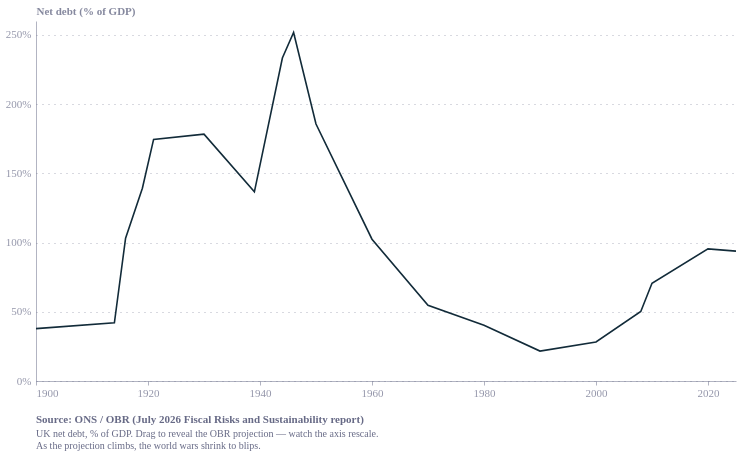

Here is the notebook cell this chart was saved with:
### Code cell
import pandas as pd
import numpy as np
import altair as alt
from ecostyles import EcoStyles

styles = EcoStyles(); styles.register_and_enable_theme()

# history (paste full series) + projection, as ONE series so the axis rescales together
rows = """1900,37.8
1914,42
1916,103.1
1919,139.2
1921,174.5
1930,178.3
1939,136.6
1944,233.3
1946,251.7
1950,185.6
1960,102.4
1970,54.7
1980,40.3
1990,21.6
2000,28.2
2008,50.2
2010,70.6
2020,95.4
2025,93.8"""
hist = pd.DataFrame([r.split(",") for r in rows.strip().split("\n")], columns=["year","value"])
hist["year"]=hist["year"].astype(int); hist["value"]=hist["value"].astype(float)
hist["seg"]="History"

# OBR worst-case projection (use your exact FRS 5.3 annual values)
yrs=list(range(2026,2076))
proj_v=np.interp(yrs,[2026,2035,2045,2055,2065,2075],[95,131,207,334,563,1019])
proj=pd.DataFrame({"year":yrs,"value":proj_v,"seg":"Projection"})

df=pd.concat([hist,proj],ignore_index=True)
df["date"]=pd.to_datetime(df["year"],format="%Y")

# slider — drives BOTH the filter and (via auto-scale) the axis
slider=alt.binding_range(min=2025,max=2075,step=1,name="Show to year: ")
endYear=alt.param(name="endYear",value=2025,bind=slider)

base=alt.Chart(df).transform_filter(alt.datum.year<=endYear)

# history line (ink) + projection line (red dashed), NO fixed y-domain -> auto-rescales
hist_line=base.transform_filter(alt.datum.seg=="History").mark_line(
    strokeWidth=1.6,color="#122b39").encode(
    x=alt.X("date:T",axis=alt.Axis(format="%Y",tickCount=8),title=None),
    y=alt.Y("value:Q",scale=alt.Scale(zero=True),title="Net debt (% of GDP)",
            axis=alt.Axis(labelExpr="datum.label + '%'")))
proj_line=base.transform_filter(alt.datum.seg=="Projection").mark_line(
    strokeWidth=1.8,strokeDash=[4,3],color="#E6224B").encode(
    x="date:T",y="value:Q")

caption=alt.Title(
    text="Source: ONS / OBR (July 2026 Fiscal Risks and Sustainability report)",
    subtitle=["UK net debt, % of GDP. Drag to reveal the OBR projection — watch the axis rescale.",
              "As the projection climbs, the world wars shrink to blips."],
    orient="bottom",anchor="start",fontSize=11,subtitleFontSize=10,
    color="#676A86",subtitleColor="#676A86",dy=12)

chart=((hist_line+proj_line).add_params(endYear)
    .properties(width=700,height=360,title=caption)
    .configure(background="white",font="Circular Std")
    .configure_view(fill="transparent",stroke="transparent"))

chart   # display live; screen-record the drag for your video

### Figure 1 — Vega-Lite specification as saved in the notebook (floating-point values rounded to 4 significant figures)
{"config": {"font": "Circular Std", "text": {"color": "#676A86", "align": "left", "baseline": "middle", "dx": 7, "dy": 0, "fontSize": 11}, "view": {"stroke": "transparent", "continuousWidth": 400, "continuousHeight": 300, "discreteWidth": 400, "discreteHeight": 300, "fill": "transparent"}, "range": {"category": ["#36B7B4", "#E6224B", "#F4C245", "#0063AF", "#00A767", "#179FDB", "#EB5C2E"], "diverging": ["#E6224B", "#E54753", "#C9C9C9", "#179FDB", "#122B39"], "heatmap": ["#C9C9C9", "#179FDB", "#0063AF", "#122B39"], "ordinal": ["#00A767", "#36B7B4", "#179FDB", "#0063AF", "#243B5A"]}, "bar": {"color": "#179fdb"}, "line": {"color": "#e6224b"}, "rule": {"color": "#676A86"}, "area": {"opacity": 0.3}, "point": {"filled": true, "size": 80, "color": "#e6224b", "opacity": 0.95}, "geoshape": {"stroke": "white", "strokeWidth": 0.3}, "rect": {"fill": "#d6d4d4", "opacity": 0.3}, "axis": {"labelColor": "#676A86", "labelFontSize": 11, "labelFont": "Circular Std", "labelOpacity": 0.7, "tickColor": "#676A86", "tickOpacity": 0.5, "domainColor": "#676A86", "domainOpacity": 0.5, "gridColor": "#676A86", "gridDash": [2, 2], "gridOpacity": 0.5, "title": null, "titleColor": "#676A86", "titleOpacity": 0.8, "tickSize": 4}, "axisXDiscrete": {"grid": false, "labelAngle": 0, "tickCount": 10, "tickOpacity": 0.5, "title": null}, "axisYDiscrete": {"ticks": false, "labelPadding": 5}, "axisXTemporal": {"grid": false, "ticks": true}, "axisXQuantitative": {"grid": true}, "axisYQuantitative": {"gridColor": "#676A86", "gridDash": [1, 5], "gridOpacity": 0.5, "ticks": false, "labelPadding": 5, "tickCount": 8, "titleAngle": 0, "titleAlign": "left", "titleBaseline": "bottom", "titleX": 0, "titleY": -5}, "title": {"color": "#676A86E6", "subtitleColor": "#676A86", "font": "Circular Std", "subtitleFont": "Circular Std", "anchor": "start", "fontSize": 14, "subtitleFontSize": 12, "subtitlePadding": 4, "offset": 0, "frame": "group"}, "legend": {"titleColor": "#122b39", "title": null, "labelColor": "#122b39", "labelFontSize": 11}, "background": "white"}, "layer": [{"mark": {"type": "line", "color": "#122b39", "strokeWidth": 1.6}, "encoding": {"x": {"axis": {"format": "%Y", "tickCount": 8}, "field": "date", "title": null, "type": "temporal"}, "y": {"axis": {"labelExpr": "datum.label + '%'"}, "field": "value", "scale": {"zero": true}, "title": "Net debt (% of GDP)", "type": "quantitative"}}, "transform": [{"filter": "(datum.year <= endYear)"}, {"filter": "(datum.seg === 'History')"}]}, {"mark": {"type": "line", "color": "#E6224B", "strokeDash": [4, 3], "strokeWidth": 1.8}, "encoding": {"x": {"field": "date", "type": "temporal"}, "y": {"field": "value", "type": "quantitative"}}, "transform": [{"filter": "(datum.year <= endYear)"}, {"filter": "(datum.seg === 'Projection')"}]}], "data": {"name": "data-3ac13206af253af4fa31839f2ed4d30e"}, "height": 360, "params": [{"name": "endYear", "bind": {"input": "range", "max": 2075, "min": 2025, "name": "Show to year: ", "step": 1}, "value": 2025}], "title": {"text": "Source: ONS / OBR (July 2026 Fiscal Risks and Sustainability report)", "anchor": "start", "color": "#676A86", "dy": 12, "fontSize": 11, "orient": "bottom", "subtitle": ["UK net debt, % of GDP. Drag to reveal the OBR projection — watch the axis rescale.", "As the projection climbs, the world wars shrink to blips."], "subtitleColor": "#676A86", "subtitleFontSize": 10}, "width": 700, "$schema": "https://vega.github.io/schema/vega-lite/v6.4.1.json", "datasets": {"data-3ac13206af253af4fa31839f2ed4d30e": [{"year": 1900, "value": 37.8, "seg": "History", "date": "1900-01-01T00:00:00"}, {"year": 1914, "value": 42.0, "seg": "History", "date": "1914-01-01T00:00:00"}, {"year": 1916, "value": 103.1, "seg": "History", "date": "1916-01-01T00:00:00"}, {"year": 1919, "value": 139.2, "seg": "History", "date": "1919-01-01T00:00:00"}, {"year": 1921, "value": 174.5, "seg": "History", "date": "1921-01-01T00:00:00"}, {"year": 1930, "value": 178.3, "seg": "History", "date": "1930-01-01T00:00:00"}, {"year": 1939, "value": 136.6, "seg": "History", "date": "1939-01-01T00:00:00"}, {"year": 1944, "value": 233.3, "seg": "History", "date": "1944-01-01T00:00:00"}, {"year": 1946, "value": 251.7, "seg": "History", "date": "1946-01-01T00:00:00"}, {"year": 1950, "value": 185.6, "seg": "History", "date": "1950-01-01T00:00:00"}, {"year": 1960, "value": 102.4, "seg": "History", "date": "1960-01-01T00:00:00"}, {"year": 1970, "value": 54.7, "seg": "History", "date": "1970-01-01T00:00:00"}, {"year": 1980, "value": 40.3, "seg": "History", "date": "1980-01-01T00:00:00"}, {"year": 1990, "value": 21.6, "seg": "History", "date": "1990-01-01T00:00:00"}, {"year": 2000, "value": 28.2, "seg": "History", "date": "2000-01-01T00:00:00"}, {"year": 2008, "value": 50.2, "seg": "History", "date": "2008-01-01T00:00:00"}, {"year": 2010, "value": 70.6, "seg": "History", "date": "2010-01-01T00:00:00"}, {"year": 2020, "value": 95.4, "seg": "History", "date": "2020-01-01T00:00:00"}, {"year": 2025, "value": 93.8, "seg": "History", "date": "2025-01-01T00:00:00"}, {"year": 2026, "value": 95.0, "seg": "Projection", "date": "2026-01-01T00:00:00"}, {"year": 2027, "value": 99.0, "seg": "Projection", "date": "2027-01-01T00:00:00"}, {"year": 2028, "value": 103.0, "seg": "Projection", "date": "2028-01-01T00:00:00"}, {"year": 2029, "value": 107.0, "seg": "Projection", "date": "2029-01-01T00:00:00"}, {"year": 2030, "value": 111.0, "seg": "Projection", "date": "2030-01-01T00:00:00"}, {"year": 2031, "value": 115.0, "seg": "Projection", "date": "2031-01-01T00:00:00"}, {"year": 2032, "value": 119.0, "seg": "Projection", "date": "2032-01-01T00:00:00"}, {"year": 2033, "value": 123.0, "seg": "Projection", "date": "2033-01-01T00:00:00"}, {"year": 2034, "value": 127.0, "seg": "Projection", "date": "2034-01-01T00:00:00"}, {"year": 2035, "value": 131.0, "seg": "Projection", "date": "2035-01-01T00:00:00"}, {"year": 2036, "value": 138.6, "seg": "Projection", "date": "2036-01-01T00:00:00"}, {"year": 2037, "value": 146.2, "seg": "Projection", "date": "2037-01-01T00:00:00"}, {"year": 2038, "value": 153.8, "seg": "Projection", "date": "2038-01-01T00:00:00"}, {"year": 2039, "value": 161.4, "seg": "Projection", "date": "2039-01-01T00:00:00"}, {"year": 2040, "value": 169.0, "seg": "Projection", "date": "2040-01-01T00:00:00"}, {"year": 2041, "value": 176.6, "seg": "Projection", "date": "2041-01-01T00:00:00"}, {"year": 2042, "value": 184.2, "seg": "Projection", "date": "2042-01-01T00:00:00"}, {"year": 2043, "value": 191.8, "seg": "Projection", "date": "2043-01-01T00:00:00"}, {"year": 2044, "value": 199.4, "seg": "Projection", "date": "2044-01-01T00:00:00"}, {"year": 2045, "value": 207.0, "seg": "Projection", "date": "2045-01-01T00:00:00"}, {"year": 2046, "value": 219.7, "seg": "Projection", "date": "2046-01-01T00:00:00"}, {"year": 2047, "value": 232.4, "seg": "Projection", "date": "2047-01-01T00:00:00"}, {"year": 2048, "value": 245.1, "seg": "Projection", "date": "2048-01-01T00:00:00"}, {"year": 2049, "value": 257.8, "seg": "Projection", "date": "2049-01-01T00:00:00"}, {"year": 2050, "value": 270.5, "seg": "Projection", "date": "2050-01-01T00:00:00"}, {"year": 2051, "value": 283.2, "seg": "Projection", "date": "2051-01-01T00:00:00"}, {"year": 2052, "value": 295.9, "seg": "Projection", "date": "2052-01-01T00:00:00"}, {"year": 2053, "value": 308.6, "seg": "Projection", "date": "2053-01-01T00:00:00"}, {"year": 2054, "value": 321.3, "seg": "Projection", "date": "2054-01-01T00:00:00"}, {"year": 2055, "value": 334.0, "seg": "Projection", "date": "2055-01-01T00:00:00"}, {"year": 2056, "value": 356.9, "seg": "Projection", "date": "2056-01-01T00:00:00"}, {"year": 2057, "value": 379.8, "seg": "Projection", "date": "2057-01-01T00:00:00"}, {"year": 2058, "value": 402.7, "seg": "Projection", "date": "2058-01-01T00:00:00"}, {"year": 2059, "value": 425.6, "seg": "Projection", "date": "2059-01-01T00:00:00"}, {"year": 2060, "value": 448.5, "seg": "Projection", "date": "2060-01-01T00:00:00"}, {"year": 2061, "value": 471.4, "seg": "Projection", "date": "2061-01-01T00:00:00"}, {"year": 2062, "value": 494.3, "seg": "Projection", "date": "2062-01-01T00:00:00"}, {"year": 2063, "value": 517.2, "seg": "Projection", "date": "2063-01-01T00:00:00"}, {"year": 2064, "value": 540.1, "seg": "Projection", "date": "2064-01-01T00:00:00"}, {"year": 2065, "value": 563.0, "seg": "Projection", "date": "2065-01-01T00:00:00"}, {"year": 2066, "value": 608.6, "seg": "Projection", "date": "2066-01-01T00:00:00"}, {"year": 2067, "value": 654.2, "seg": "Projection", "date": "2067-01-01T00:00:00"}, {"year": 2068, "value": 699.8, "seg": "Projection", "date": "2068-01-01T00:00:00"}, {"year": 2069, "value": 745.4, "seg": "Projection", "date": "2069-01-01T00:00:00"}, {"year": 2070, "value": 791.0, "seg": "Projection", "date": "2070-01-01T00:00:00"}, {"year": 2071, "value": 836.6, "seg": "Projection", "date": "2071-01-01T00:00:00"}, {"year": 2072, "value": 882.2, "seg": "Projection", "date": "2072-01-01T00:00:00"}, {"year": 2073, "value": 927.8, "seg": "Projection", "date": "2073-01-01T00:00:00"}, {"year": 2074, "value": 973.4, "seg": "Projection", "date": "2074-01-01T00:00:00"}, {"year": 2075, "value": 1019.0, "seg": "Projection", "date": "2075-01-01T00:00:00"}]}}
